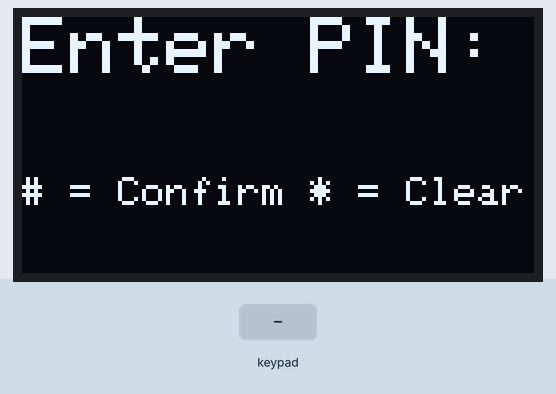
A sketch run on a simulated ESP32. Parts: 128×64 one-colour display. The test bench sets the inputs (shaded band).

Above: at 1.2 s.
1.3 s: keypad keys 1 2 3 4 # pressed 0.4 s apart
At 4.3 s:
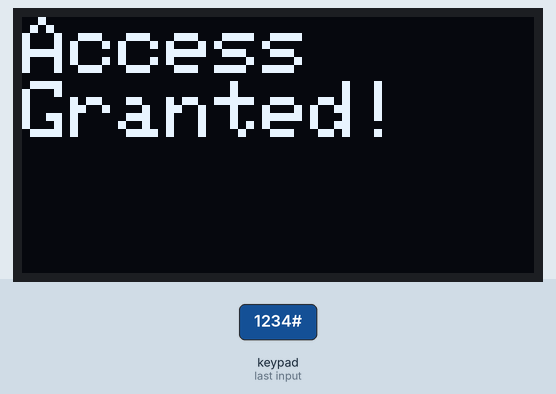
4.8 s: key 'A' pressed
At 6.0 s:
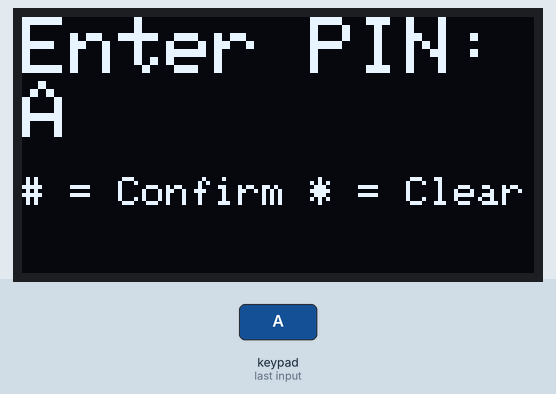
6.4 s: key 'B' pressed
At 7.2 s:
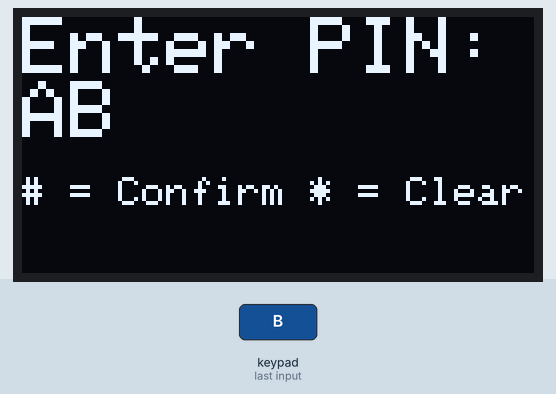
7.9 s: keypad keys 1 2 3 4 A pressed 0.4 s apart
At 10.6 s:
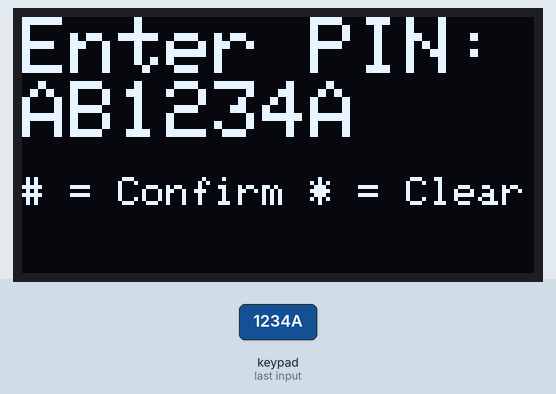
11.4 s: key 'C' pressed
At 11.9 s:
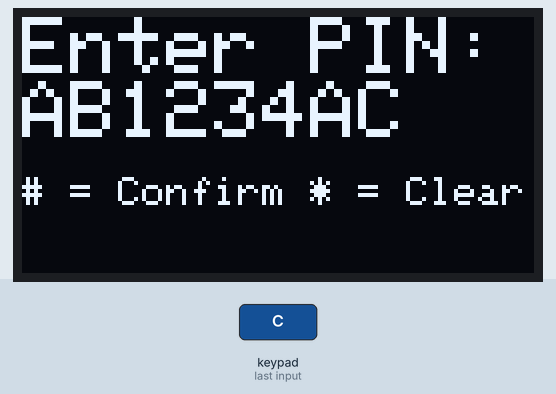
12.9 s: keypad keys 1 2 3 4 D pressed 0.4 s apart
At 15.7 s:
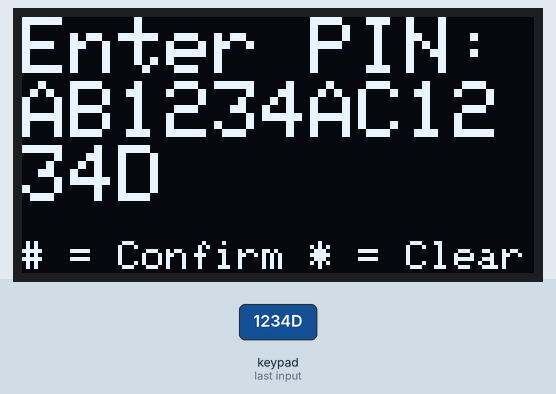
Timing chart, 0 to 17.2 s (numbered marks = the images above; inputs shaded):
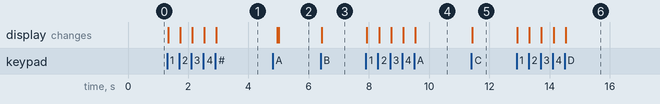

The sketch:

C3_Lockout.ino
```cpp
#include <Wire.h>
#include <Adafruit_GFX.h>
#include <Adafruit_SSD1306.h>
#include <Keypad.h>

#define SCREEN_WIDTH 128
#define SCREEN_HEIGHT 64
Adafruit_SSD1306 display(SCREEN_WIDTH, SCREEN_HEIGHT, &Wire, -1);

const byte ROWS = 4;
const byte COLS = 4;
char keys[ROWS][COLS] = {
  {'1','2','3','A'},
  {'4','5','6','B'},
  {'7','8','9','C'},
  {'*','0','#','D'}
};
byte rowPins[ROWS] = {13, 12, 14, 27};
byte colPins[COLS] = {26, 25, 33, 32};
Keypad keypad = Keypad(makeKeymap(keys), rowPins, colPins, ROWS, COLS);

// ---------- NEW: PIN SETUP ----------
String correctPIN = "1234";   // <-- change this to your own secret PIN
String enteredPIN = "";       // what the user types, starting empty
int wrongTries = 0;           // CHALLENGE 3: wrong PINs in a row

void setup() {
  Serial.begin(115200);
  if (!display.begin(SSD1306_SWITCHCAPVCC, 0x3C)) {
    Serial.println("OLED not found");
    while (true);
  }
  display.setTextColor(SSD1306_WHITE);
  showEnterPINScreen();
}

void loop() {
  char key = keypad.getKey();

  if (key) {                       // a key was pressed
    if (key == '#') {              // '#' means "check the PIN now"
      checkPIN();
    }
    else if (key == '*') {         // '*' means "clear and start over"
      enteredPIN = "";
      showEnterPINScreen();
    }
    else {                         // any other key is added to the PIN
      enteredPIN += key;
      showEnterPINScreen();
    }
  }
}

// ---------- HELPER FUNCTIONS ----------
// A function is a named block of code we can reuse.
// We write it once, then "call" it by its name.

void showEnterPINScreen() {
  display.clearDisplay();
  display.setTextSize(2);
  display.setCursor(0, 0);
  display.println("Enter PIN:");
  display.println(enteredPIN);
  display.setTextSize(1);
  display.println("");
  display.println("# = Confirm * = Clear");
  display.display();
}

void checkPIN() {
  display.clearDisplay();
  display.setTextSize(2);
  display.setCursor(0, 0);

  if (enteredPIN == correctPIN) {
    display.println("Access");
    display.println("Granted!");
    wrongTries = 0;                 // correct: start counting again
  } else {
    display.println("Access");
    display.println("Denied!");
    wrongTries++;
  }
  display.display();

  if (wrongTries >= 3) {            // 3 wrong in a row: lock for 10 seconds
    delay(2000);
    display.clearDisplay();
    display.setCursor(0, 0);
    display.println("Locked!");
    display.println("Wait 10 s");
    display.display();
    delay(10000);                   // keys are ignored while we wait
    wrongTries = 0;
  }

  delay(2000);          // show the result for 2 seconds
  enteredPIN = "";      // reset for the next try
  showEnterPINScreen();
}
```

Measured:
- after the input at 1.3 s, the display: first changes at once (image 1 shows a later state)
- after the input at 4.8 s, the display: first differs from a run without the input after 0.20 s (image 2)
- after the input at 6.4 s, the display: changes at once (image 3)
- after the input at 7.9 s, the display: first changes at once (image 4 shows a later state)
- after the input at 11.4 s, the display: changes at once (image 5)
- after the input at 12.9 s, the display: first changes at once (image 6 shows a later state)
